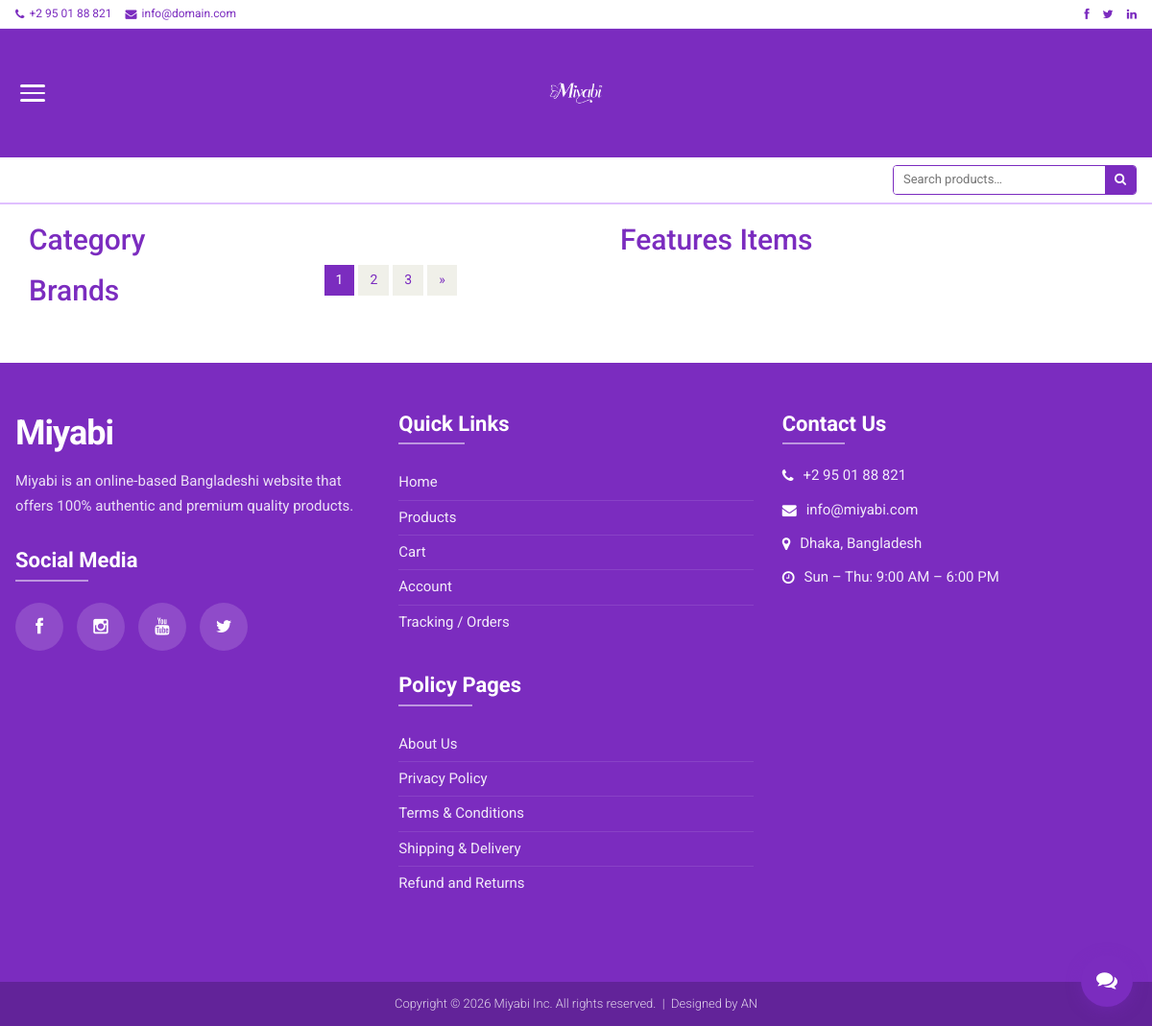
The app's page /product/, older data.
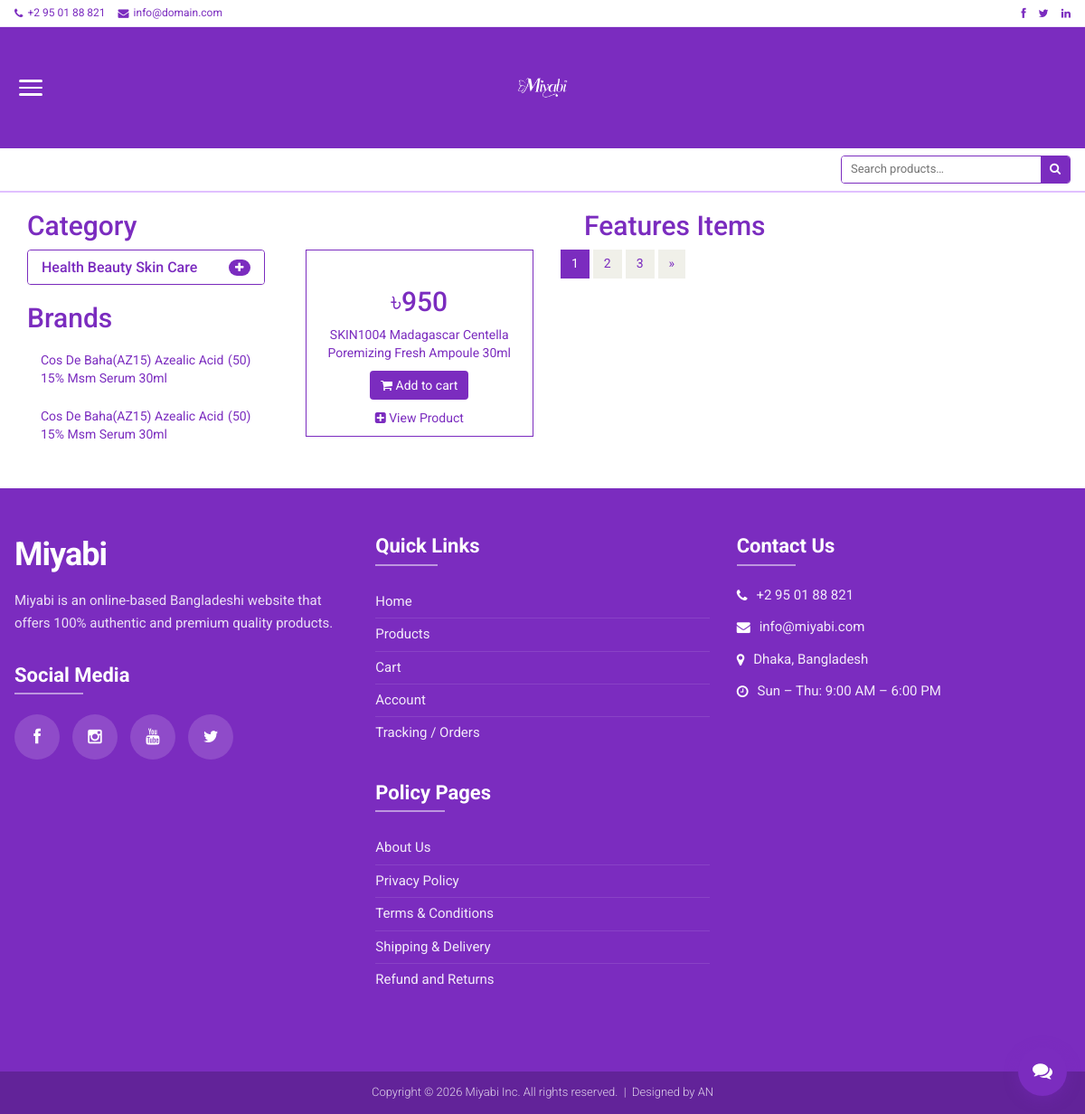
The same page, newer data.
### app/models.py (models this page shows, shortened)
class Category(models.Model):
    name = models.CharField(max_length=150)

class Brand(models.Model):
    name = models.CharField(max_length=150)

class Product(models.Model):
    AVAILABILITY_CHOICES = (('In Stock', 'In Stock'), ('Out of Stock', 'Out of Stock'))
    category     = models.ForeignKey(Category, on_delete=models.CASCADE, null=False, default='')
    subcategory  = models.ForeignKey(Subcategory, on_delete=models.CASCADE, null=False, default='')
    brand        = models.ForeignKey(Brand, on_delete=models.CASCADE, null=True)
    image        = models.ImageField(upload_to='ecoming')
    name         = models.CharField(max_length=100)
    price        = models.IntegerField()
    Availability = models.CharField(choices=AVAILABILITY_CHOICES, null=True, max_length=100)
    date         = models.DateField(auto_now_add=True)
    is_popular   = models.BooleanField(default=False)

### E_shop/views.py (the view)
# urls.py: path('product/', views.Product_page, name='product'),
def Product_page(request):
    category   = Category.objects.all()
    brand      = Brand.objects.all()
    brandID    = request.GET.get('brand')
    categoryID = request.GET.get('category')
    query      = request.GET.get('q', '').strip()
    if query:
        product = Product.objects.filter(name__icontains=query).order_by('-id')
    elif categoryID:
        product = Product.objects.filter(Subcategory=categoryID).order_by('-id')
    elif brandID:
        product = Product.objects.filter(brand=brandID).order_by('-id')
    else:
        product = Product.objects.all()
    context = {
        'category': category,
        'brand':    brand,
        'product':  product,
        'query':    query,
    }
    return render(request, 'product.html', context)

### templates/product.html (shortened to what the changed rows need)
{% extends 'base.html' %}
{% block body %}
<section style="background:white; color:#7B2CBF;">
    <div class="container">
        <div class="row">
            <div class="col-sm-3">
                <div class="left-sidebar" style="background:white; color:#7B2CBF;">
                    <h2 style="color:#7B2CBF;">Category</h2>
                    <div class="panel-group category-products" id="accordian">
                        {% for cat in category %}
                        <div class="panel panel-default"
                             style="background:white; border:1px solid #7B2CBF;">
                            <div class="panel-heading" style="background:white;">
                                <h4 class="panel-title">
                                    <a data-toggle="collapse"
                                       data-parent="#accordian"
                                       href="#cat{{ forloop.counter }}"
                                       style="color:#7B2CBF;">
                                        <span class="badge pull-right"
                                              style="background:#7B2CBF;">
                                            <i class="fa fa-plus"></i>
                                        </span>
                                        {{ cat.name }}
                                    </a>
                                </h4>
                            </div>
                        </div>
                        {% endfor %}
                    </div>
                    <div class="brands_products">
                        <h2 style="color:#7B2CBF;">Brands</h2>
                        <div class="brands-name">
                            <ul class="nav nav-pills nav-stacked">
                                {% for i in brand %}
                                <li>
                                    <a href="/product/?brand={{ i.id }}"
                                       style="color:#7B2CBF;">
                                        <span class="pull-right">(50)</span>
                                        {{ i.name }}
                                    </a>
                                </li>
                                {% endfor %}
                            </ul>
                        </div>
                    </div>
                </div>
            </div>
            <div class="col-sm-9 padding-right">
                <div class="features_items">
                    <h2 class="title text-center" style="color:#7B2CBF;">
                        Features Items
                    </h2>
                    {% for prod in product %}
                    <div class="col-sm-4">
                        <div class="product-image-wrapper"
                             style="border:1px solid #7B2CBF; background:white;">
                            <div class="single-products">
                                <div class="productinfo text-center"
                                     style="background:white;">
                                    <h2 style="color:#7B2CBF;">
                                        ৳{{ prod.price }}
                                    </h2>
                                    <p style="color:#7B2CBF;">
                                        {{ prod.name }}
                                    </p>
                                    <a href="{% url 'cart:cart_add' prod.id %}"
                                       class="btn btn-default add-to-cart"
                                       style="background:#7B2CBF; color:white; border:none;">
                                        <i class="fa fa-shopping-cart"></i>
                                        Add to cart
                                    </a>
                                </div>
                            </div>
                            <div class="choose">
                                <ul class="nav nav-pills nav-justified">
                                    <li>
                                        <a href="{% url 'product_detail' prod.id %}"
                                           style="color:#7B2CBF;">
                                            <i class="fa fa-plus-square"></i>
                                            View Product
                                        </a>
                                    </li>
                                </ul>
                            </div>
                        </div>
                    </div>
                    {% endfor %}
                </div>
            </div>
        </div>
    </div>
</section>
{% endblock %}

Row changes from the older to the newer data that the page shows:
added Category: name "Health Beauty Skin Care"
added Brand: name "Cos De Baha(AZ15) Azealic Acid 15% Msm Serum 30ml"
added Brand: name "Cos De Baha(AZ15) Azealic Acid 15% Msm Serum 30ml"
added Product: price "950", name "SKIN1004 Madagascar Centella Poremizing Fresh Ampoule 30ml"
